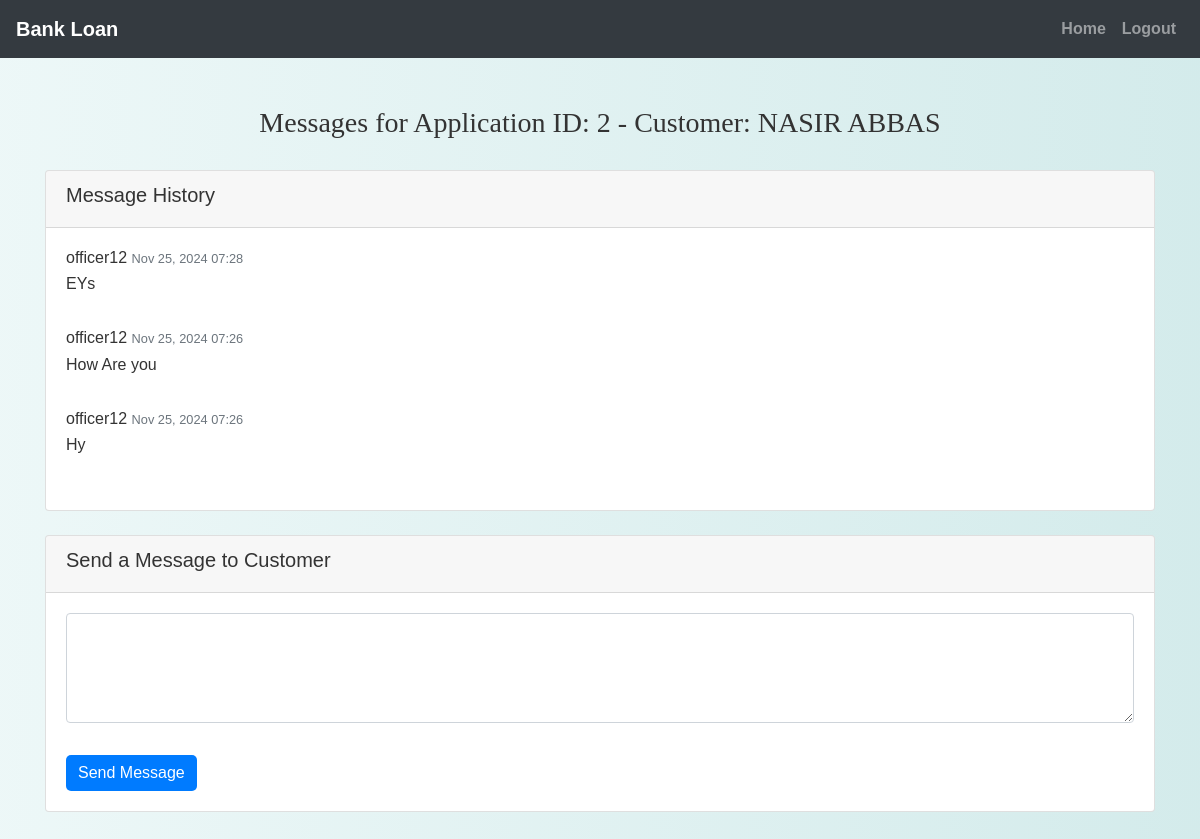
/officer/loan_messages.php?application_id=2 (signed in), run on the app's committed database.
### tables this page shows
CREATE TABLE `loan_applications` (
  `application_id` int(11) NOT NULL,
  `customer_id` int(11) NOT NULL,
  `loan_type_id` int(11) NOT NULL,
  `amount_requested` decimal(10,2) NOT NULL,
  `duration_months` int(11) NOT NULL,
  `application_status` enum('pending','approved','rejected') DEFAULT 'pending',
  `feedback` text DEFAULT NULL,
  `assigned_officer_id` int(11) DEFAULT NULL,
  `created_at` timestamp NOT NULL DEFAULT current_timestamp(),
  `updated_at` timestamp NOT NULL DEFAULT current_timestamp() ON UPDATE current_timestamp()
);

CREATE TABLE `users` (
  `id` int(11) NOT NULL,
  `username` varchar(50) NOT NULL,
  `password` varchar(255) NOT NULL,
  `email` varchar(100) NOT NULL,
  `phone` varchar(20) NOT NULL,
  `age` int(11) DEFAULT NULL,
  `full_name` varchar(255) NOT NULL,
  `bio` text DEFAULT NULL
);

CREATE TABLE `loan_messages` (
  `log_id` int(11) NOT NULL,
  `customer_id` int(11) NOT NULL,
  `officer_id` int(11) NOT NULL,
  `message` text NOT NULL,
  `log_date` timestamp NOT NULL DEFAULT current_timestamp()
);

CREATE TABLE `loanofficers` (
  `id` int(11) NOT NULL,
  `username` varchar(100) NOT NULL,
  `password` varchar(255) NOT NULL,
  `email` varchar(150) NOT NULL,
  `phone_number` varchar(15) NOT NULL,
  `created_at` datetime NOT NULL,
  `updated_at` datetime NOT NULL
);

### officer/loan_messages.php (the view, shortened to what this page needs)
<?php
include('config.php');
$application_id = $_GET['application_id'] ?? null;
$sql_application = "SELECT la.application_id, la.amount_requested, u.full_name AS customer_name, u.id AS customer_id
                    FROM loan_applications la
                    JOIN users u ON la.customer_id = u.id
                    WHERE la.application_id = ?";
$stmt = $conn->prepare($sql_application);
$stmt->bind_param("i", $application_id);
$stmt->execute();
$result_application = $stmt->get_result();
$application = $result_application->fetch_assoc();
$sql_messages = "SELECT lm.message, lm.log_date, lo.username AS officer_name
                 FROM loan_messages lm
                 JOIN loanofficers lo ON lm.officer_id = lo.id
                 WHERE lm.customer_id = ?
                 ORDER BY lm.log_date DESC";
$stmt = $conn->prepare($sql_messages);
$stmt->bind_param("i", $application['customer_id']);
$stmt->execute();
$result_messages = $stmt->get_result();
?>
<!DOCTYPE html>
<html lang="en">
<head>
    <link rel="stylesheet" href="https://maxcdn.bootstrapcdn.com/bootstrap/4.5.2/css/bootstrap.min.css">
    <link href="https://cdnjs.cloudflare.com/ajax/libs/font-awesome/6.0.0-beta3/css/all.min.css" rel="stylesheet">
    <link rel="stylesheet" href="../css/style.css">
</head>
<body>
    <?php include('navbar.php'); ?>
    <div class="container mt-5">
        <h3>Messages for Application ID: <?php echo htmlspecialchars($application['application_id']); ?> - Customer: <?php echo htmlspecialchars($application['customer_name']); ?></h3>
        <div class="card mb-4">
            <div class="card-header">
                <h5>Message History</h5>
            </div>
            <div class="card-body">
                <?php if ($result_messages->num_rows > 0) { ?>
                    <ul class="list-unstyled">
                        <?php while ($row = $result_messages->fetch_assoc()) { ?>
                            <li class="media mb-3">
                                <div class="media-body">
                                    <h6 class="mt-0 mb-1"><?php echo htmlspecialchars($row['officer_name']); ?> <small class="text-muted"><?php echo date('M d, Y H:i', strtotime($row['log_date'])); ?></small></h6>
                                    <p><?php echo nl2br(htmlspecialchars($row['message'])); ?></p>
                                </div>
                            </li>
                        <?php } ?>
                    </ul>
                <?php } else { ?>
                    <p>No messages found.</p>
                <?php } ?>
            </div>
        </div>
        <div class="card">
            <div class="card-header">
                <h5>Send a Message to Customer</h5>
            </div>
            <div class="card-body">
                <form method="POST" action="loan_messages.php?application_id=<?php echo $application_id; ?>">
                    <div class="form-group">
                        <textarea class="form-control" name="message" rows="4" required></textarea>
                    </div>
                    <button type="submit" class="btn btn-primary mt-3">Send Message</button>
                </form>
            </div>
        </div>
    </div>
</body>
</html>

### css/style.css (style rules this page uses)
body { background: linear-gradient(90deg, rgba(233, 246, 246, 0.831), rgba(207, 233, 233, 0.9)); font-family: 'Arial', sans-serif; color: #333; line-height: 1.6; }
h1, h2, h3, h4 { text-align: center; margin-top: 30px; margin-bottom: 30px; font-family: 'Georgia', serif; }
.container { margin-bottom: 40px; }
.btn-primary { color: #fff; border: none; border-radius: 5px; cursor: pointer; transition: background-color 0.3s ease; }

### data on the page
loan_applications: application_id "2", customer.full_name "NASIR ABBAS"
loan_messages: officer.username "officer12", log_date "Nov 25, 2024 07:28", message "EYs"
loan_messages: officer.username "officer12", log_date "Nov 25, 2024 07:26", message "How Are you"
loan_messages: officer.username "officer12", log_date "Nov 25, 2024 07:26", message "Hy"
